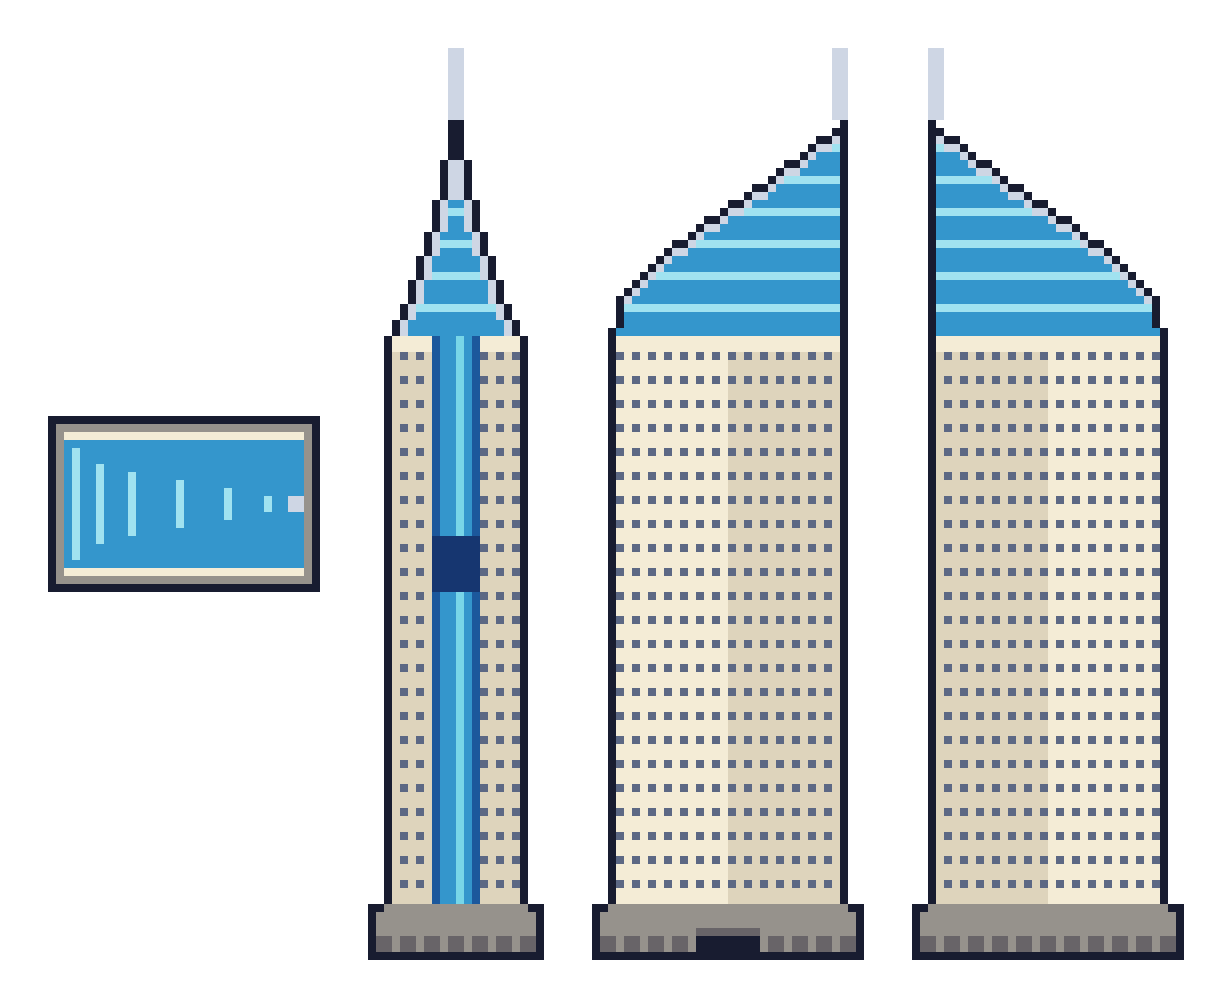

Here is the Python script that generated this plot:
"""Draw the 4-view sheet (TOP, SIDE, FRONT, BACK) of Wisma 46 at native pixel size.

Axes: x = across the broad faces (W), y = along the narrow faces (L, y = L-1 is the FRONT),
z = up (H).
- FRONT and BACK (broad faces): white window-grid shaft, full width, podium to ~68% height.
- SIDE (narrow faces): white shaft with a narrow blue glass strip in the middle third,
  crossed by a darker blue band.
- Above the shaft: a blue glass sail. From the broad faces its top edge is one curve that
  climbs from the low shoulder (x = 2) to the peak at the opposite edge (x = 31), where the
  thin white spire stands. From the narrow faces it is a flat-topped straight-sided block.
Output: views.png (8x, flat white, views centred on one row).
"""
from pathlib import Path

import numpy as np
from PIL import Image

OUT = Path(__file__).with_name("views.png")
W, L, H = 34, 22, 114
SCALE, GAP = 8, 48

# ---- palette (16 max, shading drawn in; carve with --shade 0) ----
INK = (24, 28, 48)
CREAM_HI = (244, 236, 214)
CREAM = (222, 212, 188)
CREAM_LO = (186, 172, 150)
WINDOW = (92, 104, 132)
GLASS_HI = (120, 214, 232)
GLASS = (52, 150, 204)
GLASS_LO = (28, 88, 156)
BAND = (22, 54, 112)
FLOOR = (160, 226, 240)   # light floor lines across the glass top
FRAME = (206, 214, 228)
STONE = (150, 146, 140)
STONE_LO = (104, 100, 104)

# ---- geometry ----
PODIUM_X, PODIUM_Y, PODIUM_Z = (0, 33), (0, 21), 6
SHAFT_X, SHAFT_Y = (2, 31), (2, 19)
SHAFT_TOP = 77                      # ~68% of 114
STRIP_Y = (8, 13)                   # middle third of the narrow face
BAND_Z = (46, 52)
SAIL_Y = (3, 18)                    # a little shallower than the shaft
PEAK = 104
SPIRE_X, SPIRE_Y = (30, 31), (10, 11)
SPIRE_TOP = H - 1


def sail_top(x: int) -> int:
    """Top edge of the sail seen from the FRONT: rounded shoulder at x = 2, climbing to the peak at x = 31."""
    t = (x - SHAFT_X[0]) / (SHAFT_X[1] - SHAFT_X[0])
    t = min(max(t, 0.0), 1.0)
    rise = 0.55 * np.sqrt(1 - (1 - t) ** 2) + 0.45 * t ** 2
    return int(round(SHAFT_TOP + 1 + (PEAK - SHAFT_TOP - 1) * rise))


SAIL_CY = (SAIL_Y[0] + SAIL_Y[1]) / 2          # 10.5, spire y 10..11 sits on it
SAIL_HALF = (SAIL_Y[1] - SAIL_Y[0] + 1) / 2     # 8


def sail_half(z: int) -> float:
    """Half-depth of the sail seen from the narrow face: full at the shaft top, narrowing with
    slightly concave (tent-like) edges to the spire's half-width (1) at the peak."""
    s = (z - SHAFT_TOP - 1) / (PEAK - SHAFT_TOP - 1)
    return 1 + (SAIL_HALF - 1) * (1 - s) ** 1.5


def in_taper(y: int, z: int) -> bool:
    return abs(y - SAIL_CY) <= sail_half(z)


def surface(x: int, y: int) -> int:
    """Height of the sail's top surface at (x, y): min of the broad-face curve and the taper."""
    zt = max((z for z in range(SHAFT_TOP + 1, PEAK + 1) if in_taper(y, z)), default=SHAFT_TOP)
    return min(sail_top(x), zt)


def glass_colour(z: int, base):
    """Glass floors: a lighter line every 4 storeys above the shaft."""
    return FLOOR if (z - SHAFT_TOP) % 4 == 0 else base


def blank(h, w):
    return np.zeros((h, w, 4), np.uint8)


def put(a, y, x, c):
    a[y, x, :3] = c
    a[y, x, 3] = 255


def outline(a, keep=None):
    """Dark 1px outline on the outer silhouette pixels, skipping `keep` (the spire)."""
    m = a[..., 3] > 0
    p = np.pad(m, 1)
    edge = m & ~(p[:-2, 1:-1] & p[2:, 1:-1] & p[1:-1, :-2] & p[1:-1, 2:])
    if keep is not None:
        edge &= ~keep
    a[edge, :3] = INK
    return a


def row(z):
    return H - 1 - z


def podium(z, i):
    return STONE_LO if z in (1, 2) and i % 3 else STONE


def draw_side():
    """Narrow face, indexed by y (back at col 0); flipped at the end so the FRONT points LEFT."""
    a = blank(H, L)
    spire = np.zeros((H, L), bool)
    for y in range(L):
        for z in range(H):
            c = None
            if z <= PODIUM_Z and PODIUM_Y[0] <= y <= PODIUM_Y[1]:
                c = podium(z, y)
            elif SHAFT_Y[0] <= y <= SHAFT_Y[1] and z <= SHAFT_TOP:
                if STRIP_Y[0] <= y <= STRIP_Y[1]:
                    if BAND_Z[0] <= z <= BAND_Z[1]:
                        c = BAND
                    elif y in STRIP_Y:
                        c = GLASS_LO
                    elif y == STRIP_Y[0] + 2:
                        c = GLASS_HI
                    else:
                        c = GLASS
                elif z >= SHAFT_TOP - 1:
                    c = CREAM_HI
                elif y in (SHAFT_Y[0], SHAFT_Y[1]):
                    c = CREAM_LO
                elif y % 2 == 1 and z % 3 == 0 and z > PODIUM_Z + 1:
                    c = WINDOW
                else:
                    c = CREAM
            elif SHAFT_TOP < z <= PEAK and in_taper(y, z):
                # 2 px in from the silhouette: the outermost pixel becomes the outline and is stripped
                if not in_taper(y - 2, z) or not in_taper(y + 2, z):
                    c = FRAME                      # white nib frame on the slanted edges
                else:
                    c = glass_colour(z, GLASS)
            if c is not None:
                put(a, row(z), y, c)
    for z in range(PEAK + 1, SPIRE_TOP + 1):
        for y in range(SPIRE_Y[0], SPIRE_Y[1] + 1):
            put(a, row(z), y, FRAME)
            spire[row(z), y] = True
    outline(a, spire)
    return a[:, ::-1]


def draw_front(lobby: bool = True):
    """Broad face: white grid shaft full width, sail climbing to the peak on the right (x = 31)."""
    a = blank(H, W)
    spire = np.zeros((H, W), bool)
    for x in range(W):
        for z in range(H):
            c = None
            if z <= PODIUM_Z and PODIUM_X[0] <= x <= PODIUM_X[1]:
                if lobby and 13 <= x <= 20 and z <= 3:
                    c = INK if z <= 2 else STONE_LO   # lobby entrance
                else:
                    c = podium(z, x)
            elif SHAFT_X[0] <= x <= SHAFT_X[1] and z <= SHAFT_TOP:
                if z >= SHAFT_TOP - 1:
                    c = CREAM_HI
                elif x in (SHAFT_X[0], SHAFT_X[1]):
                    c = CREAM_LO
                elif x % 2 == 1 and z % 3 == 0 and z > PODIUM_Z + 1:
                    c = WINDOW
                else:
                    c = CREAM_HI if x < 17 else CREAM
            elif SHAFT_X[0] <= x <= SHAFT_X[1] and SHAFT_TOP < z <= sail_top(x):
                if z >= sail_top(x) - 1:
                    c = FRAME
                elif x in (SHAFT_X[0], SHAFT_X[1]):
                    c = GLASS_LO
                else:
                    c = glass_colour(z, GLASS)
            if c is not None:
                put(a, row(z), x, c)
    for z in range(sail_top(SPIRE_X[1]) + 1, SPIRE_TOP + 1):
        for x in range(SPIRE_X[0], SPIRE_X[1] + 1):
            put(a, row(z), x, FRAME)
            spire[row(z), x] = True
    outline(a, spire)
    return a


def draw_top():
    """Top view looking down, FRONT pointing DOWN. The sail slope covers the shaft roof."""
    a = blank(L, W)
    for y in range(L):
        for x in range(W):
            c = None
            in_sail = SHAFT_X[0] <= x <= SHAFT_X[1] and SAIL_Y[0] <= y <= SAIL_Y[1] and surface(x, y) > SHAFT_TOP
            in_shaft = SHAFT_X[0] <= x <= SHAFT_X[1] and SHAFT_Y[0] <= y <= SHAFT_Y[1]
            if SPIRE_X[0] <= x <= SPIRE_X[1] and SPIRE_Y[0] <= y <= SPIRE_Y[1]:
                c = FRAME
            elif in_sail:
                # floor lines where the surface steps up across a 4-storey level
                f = (surface(x, y) - SHAFT_TOP) // 4
                crossed = any(
                    (surface(x + dx, y + dy) - SHAFT_TOP) // 4 < f
                    for dx, dy in ((-1, 0), (1, 0))  # x steps only: y steps on the taper speckle
                    if SHAFT_X[0] <= x + dx <= SHAFT_X[1] and surface(x + dx, y) > SHAFT_TOP
                )
                if crossed:
                    c = FLOOR
                else:  # no highlight stripe here: on the slope it reads as a diagonal streak
                    c = GLASS
            elif in_shaft:
                c = CREAM_HI
            elif PODIUM_X[0] <= x <= PODIUM_X[1] and PODIUM_Y[0] <= y <= PODIUM_Y[1]:
                c = STONE
            if c is not None:
                put(a, y, x, c)
    outline(a)
    return a


def main():
    front = draw_front()
    views = [draw_top(), draw_side(), front, draw_front(lobby=False)[:, ::-1].copy()]  # BACK = mirror of FRONT, no door
    big = [Image.fromarray(v, "RGBA").resize((v.shape[1] * SCALE, v.shape[0] * SCALE), Image.NEAREST) for v in views]
    sw = sum(b.width for b in big) + GAP * (len(big) + 1)
    sh = max(b.height for b in big) + GAP * 2
    sheet = Image.new("RGBA", (sw, sh), (255, 255, 255, 255))
    x = GAP
    for b in big:
        sheet.alpha_composite(b, (x, (sh - b.height) // 2))  # centred: slicer reads rows by midpoint
        x += b.width + GAP
    sheet.convert("RGB").save(OUT)
    cols = {tuple(c) for v in views for c in v[v[..., 3] > 0][:, :3]}
    print(f"saved {OUT}  top {views[0].shape[:2]} side {views[1].shape[:2]} front {views[2].shape[:2]} colours={len(cols)}")


if __name__ == "__main__":
    main()
